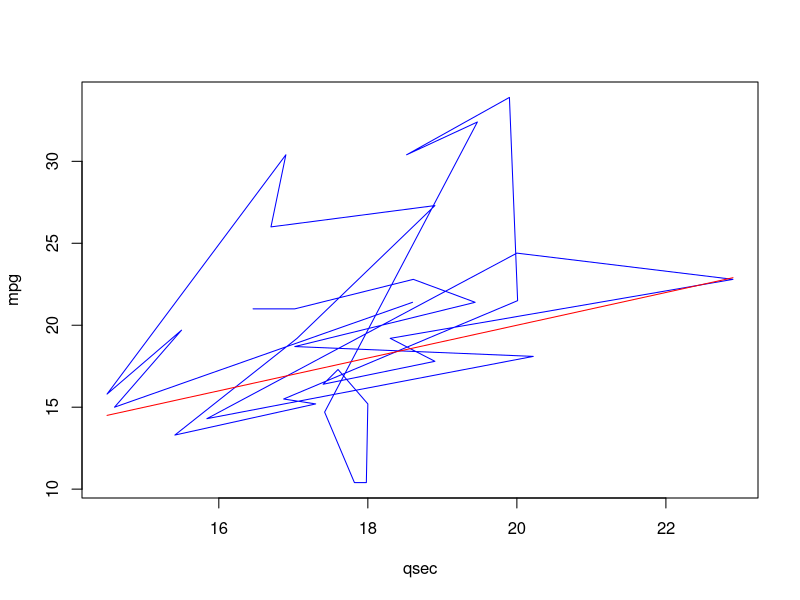

Reproduce this figure in R.
#11
data(mtcars)

plot(mtcars$qsec, mtcars$mpg, type = "n", xlab = "qsec", ylab = "mpg")

# Add lines for "mpg" and "qsec"
lines(mtcars$qsec, mtcars$mpg, col = "blue")
lines(mtcars$qsec, mtcars$qsec, col = "red")